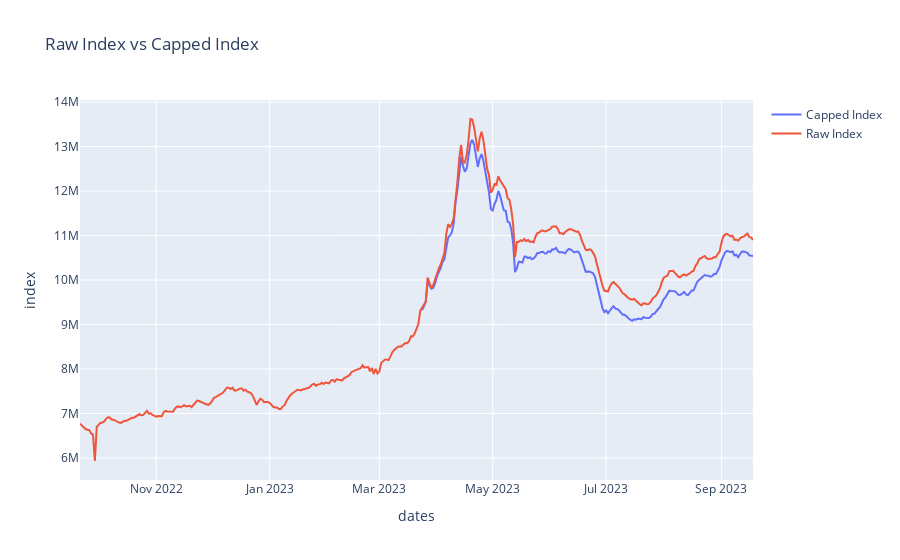

Notebook source saved alongside this figure:
### Markdown cell above
## Construct capped index

### Code cell
ind, ind_data = most_traded_index(
    df=agg_df_hist,
    n=5000,
    quantity_measure='min_quantity',
    raw_index=raw_index,
    compare=False,
    min_quantity=100,
    plot=False
)
ind_data = get_index_share(ind_data)
mapping = pd.read_csv('data/csgo_mapping.csv', index_col=0)
# Limit data to after mapping learning date
ind_data = ind_data[ind_data['dates.date'] > '2023-03-23']
ind_data = ind_data.merge(mapping, on='market_hash_name', how='inner')
# map_df = get_caps(ind_data, upper_multiplier=1, lower_multiplier=1)
map_df = get_caps_k(ind_data)
# capped_ind, _,_,_ = cap_index(map_df)
capped_ind = cap_index(map_df, max_iter=1000)
plot_inds(ind, capped_ind, 'Raw Index', 'Capped Index')

### Figure 1 — Plotly figure (JSON) as saved in the notebook; plotly's stock layout.template omitted (floating-point values rounded to 4 significant figures; data arrays with more than 128 entries replaced by an {"elided": "..."} marker saying what was removed)
{"data": [{"mode": "lines", "name": "Capped Index", "type": "scatter", "x": {"elided": "179 str values"}, "y": {"elided": "179 float values"}}, {"mode": "lines", "name": "Raw Index", "type": "scatter", "x": {"elided": "363 str values"}, "y": {"elided": "363 float values"}}], "layout": {"title": {"text": "Raw Index vs Capped Index"}, "xaxis": {"title": {"text": "dates"}}, "yaxis": {"title": {"text": "index"}}}}
